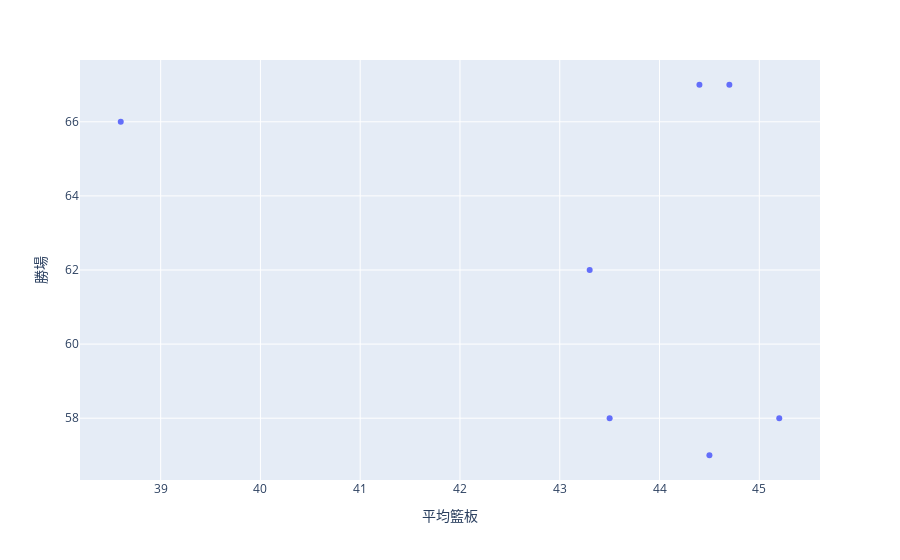

The notebook cell saved with this chart:
### Code cell
px.scatter(df2, x='平均籃板', y='勝場')

### Figure 1 — Plotly figure (JSON) as saved in the notebook; plotly's stock layout.template omitted (floating-point values rounded to 4 significant figures)
{"data": [{"hoverlabel": {"namelength": 0}, "hovertemplate": "平均籃板=%{x}<br>勝場=%{y}", "legendgroup": "", "marker": {"color": "#636efa", "symbol": "circle"}, "mode": "markers", "name": "", "showlegend": false, "type": "scatter", "x": [38.6, 43.3, 44.7, 44.5, 44.4, 43.5, 45.2], "xaxis": "x", "y": [66, 62, 67, 57, 67, 58, 58], "yaxis": "y"}], "layout": {"legend": {"tracegroupgap": 0}, "margin": {"t": 60}, "xaxis": {"anchor": "y", "domain": [0, 1], "title": {"text": "平均籃板"}}, "yaxis": {"anchor": "x", "domain": [0, 1], "title": {"text": "勝場"}}}}
